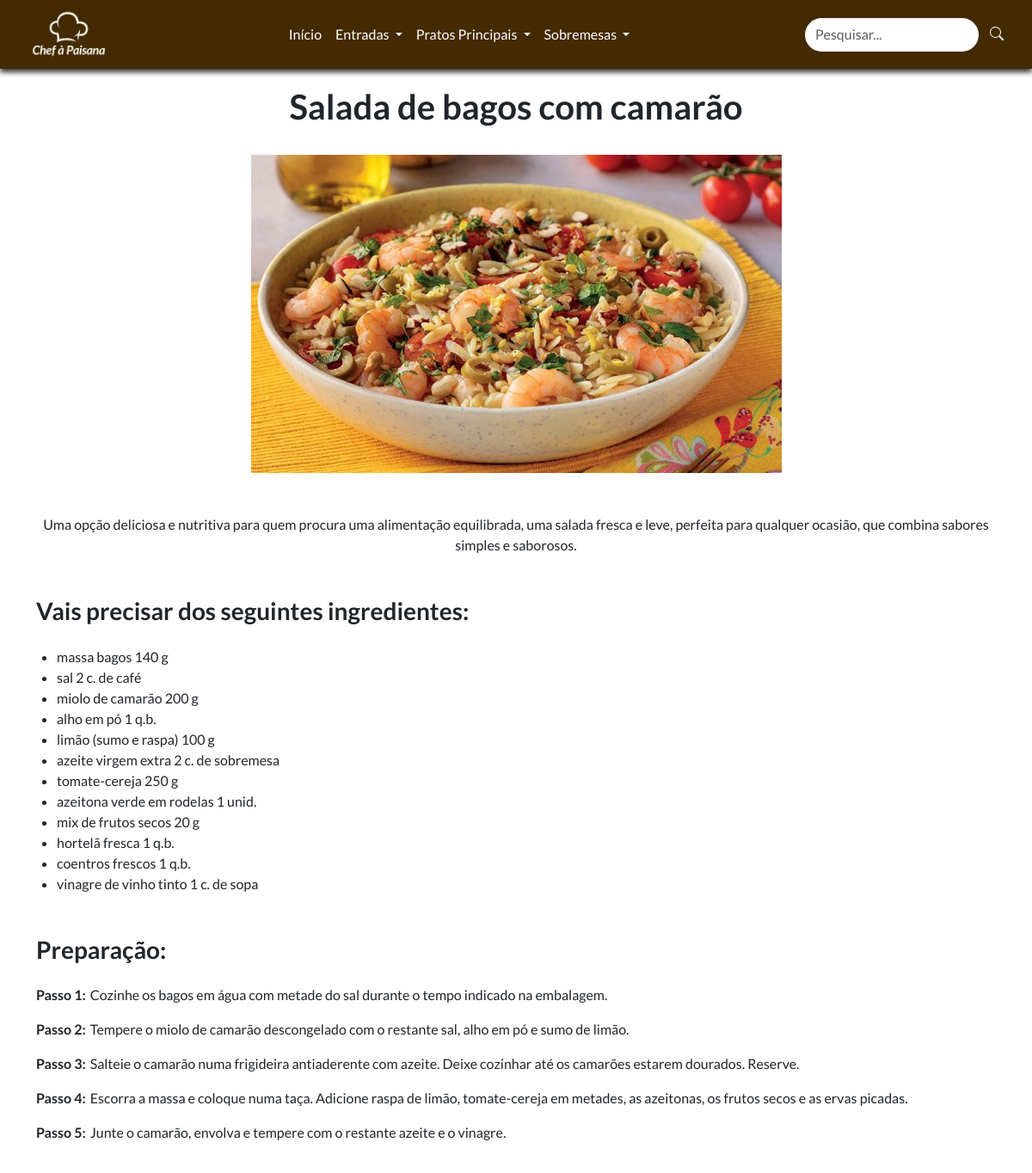
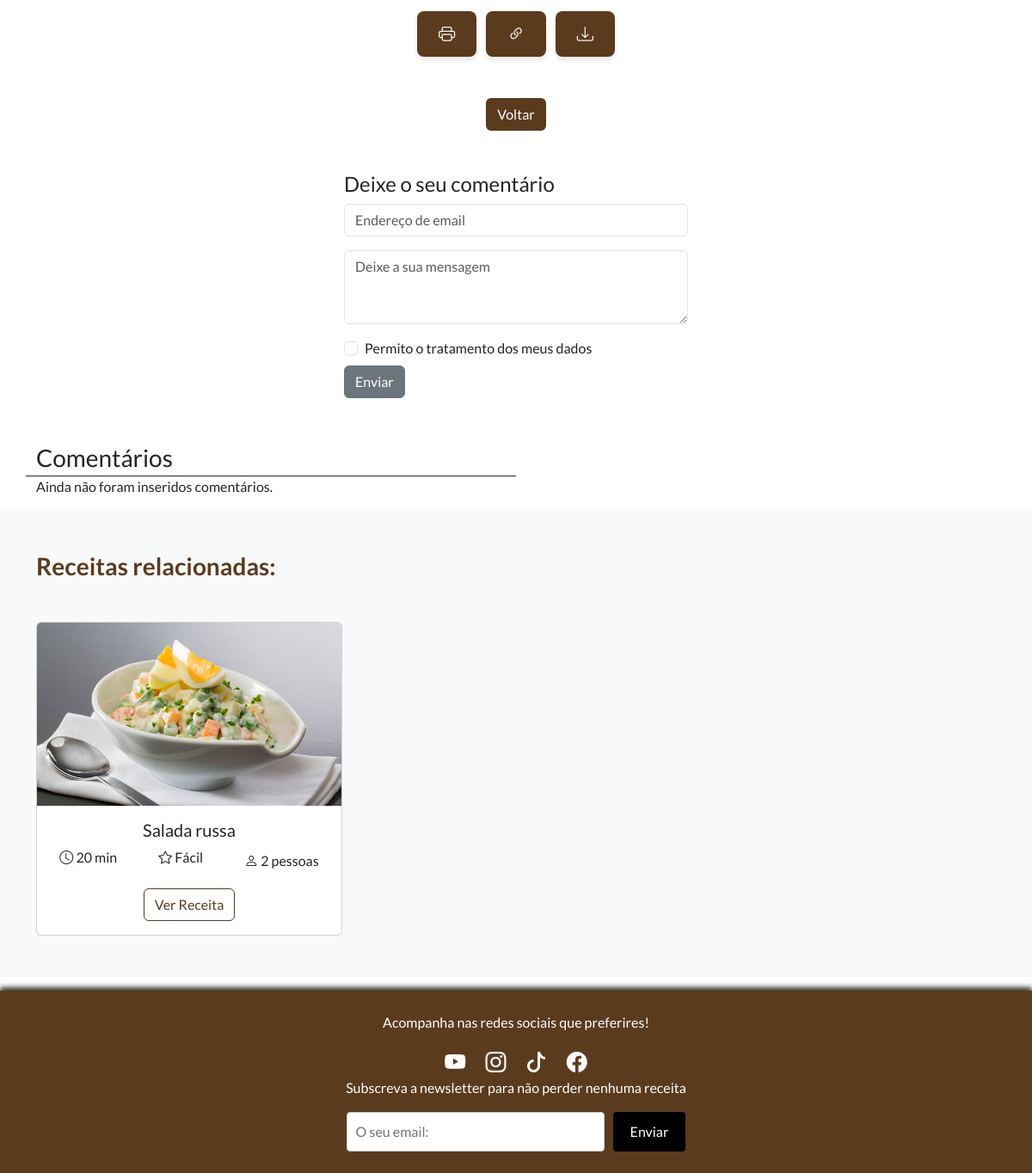
The page /receita.php?id=11 on the database its author committed (2 pictures, top to bottom).
### tables this page shows
CREATE TABLE IF NOT EXISTS `receitas` (
  `id` int(11) unsigned NOT NULL AUTO_INCREMENT,
  `imagem` varchar(128) DEFAULT NULL,
  `titulo` varchar(50) DEFAULT NULL,
  `ingredientes` text DEFAULT NULL,
  `temp_prep` int(11) DEFAULT NULL,
  `preparacao` longtext DEFAULT NULL,
  `dificuldade` varchar(50) DEFAULT NULL,
  `n_pessoas` int(11) DEFAULT NULL,
  `tipo_receita` varchar(50) DEFAULT NULL,
  `descricao` text DEFAULT NULL,
  PRIMARY KEY (`id`)
);

### receita.php (the view, shortened to what this page needs)
<?php
require('includes/connections.php');
$id = isset($_GET['id']) ? intval($_GET['id']) : 0;
$sql = 'SELECT * FROM receitas WHERE id = :id';
$stmt = $dbh->prepare($sql);
$stmt->execute([':id' => $id]);
$receita = $stmt->fetch(PDO::FETCH_ASSOC);
$tipoReceitaAtual = $receita['tipo_receita'];
$sqlRelacionadas = 'SELECT * FROM receitas WHERE tipo_receita = :tipo_receita AND id != :id LIMIT 3';
$stmtRelacionadas = $dbh->prepare($sqlRelacionadas);
$stmtRelacionadas->execute([':tipo_receita' => $tipoReceitaAtual, ':id' => $receita['id']]);
$receitasRelacionadas = $stmtRelacionadas->fetchAll(PDO::FETCH_ASSOC);
?>
<!DOCTYPE html>
<html lang="pt">
<head>
    <?php require ('includes/linkscss.php') ?>
</head>
<body>
<?php require ('includes/header.php') ?>
<?php require ('includes/connections.php') ?>
<div id="parteImprimir" class="container mt-4 mb-5">
    <div class="text-center">
        <h1 class="fw-bold" style="margin-top: 100px"><?php echo $receita['titulo']; ?></h1>
        <img src="imgs/<?php echo $receita['imagem']; ?>" alt="<?php echo $receita['titulo']; ?>" class="img-fluid my-4">
        <p class="mt-4"><?php echo htmlspecialchars($receita['descricao']); ?></p>
        <h3 style="text-align: left" class="fw-bold mt-5 mb-4">Vais precisar dos seguintes ingredientes:</h3>
        <ul class="list-group ms-4">
            <?php
            $ingredientes = explode(',', $receita['ingredientes']);
            foreach ($ingredientes as $ingrediente): ?>
                <li style="text-align: left"><?php echo trim($ingrediente); ?></li>
            <?php endforeach; ?>
        </ul>
        <h3 style="text-align: left" class="fw-bold mt-5 mb-4">Preparação:</h3>
        <div>
            <?php
            $preparacao = explode(';', $receita['preparacao']);
            foreach ($preparacao as $preparacao):
                preg_match('/(Passo \d+:)(.*)/', $preparacao, $matches);
                ?>
                <p style="text-align: left">
                    <strong><?php echo htmlspecialchars($matches[1]); ?></strong><span style="margin-left: 5px;"></span><?php echo htmlspecialchars(trim($matches[2])); ?>
                </p>
            <?php endforeach; ?>
        </div>
    </div>
</div>
          <div class="text-center mt-3 mb-5">
            <div class="tooltip-container">
                <button class="btn-print me-2" onclick="window.print()">
                    <i class="bi bi-printer"></i>
                </button>
            </div>
            <div class="tooltip-container">
                <button class="btn-copy me-2" onclick="copiarLink()">
                    <i class="bi bi-link-45deg"></i>
                </button>
            </div>
            <div class="tooltip-container">
                <button class="btn-download" onclick="downloadReceita()">
                    <i class="bi bi-download"></i>
                </button>
            </div>
        </div>
        <div class="text-center mt-1 mb-5">
            <button onclick="history.back()" class="btn" style="color: white; background-color: #5b3b1e;">Voltar</button>
        </div>
        <div style="width: 400px;" class="mt-3 mb-5 mx-auto">
            <h4>Deixe o seu comentário</h4>
            <form action="comentarioinserir.php" method="POST">
                <div class="mb-3">
                    <input type="email" name="email" class="form-control" placeholder="Endereço de email" required>
                </div>
                <div class="mb-3">
                    <textarea name="mensagem" class="form-control" rows="3" placeholder="Deixe a sua mensagem" required></textarea>
                </div>
                <div class="form-check mt-2 mb-2">
                    <input name="aceito" class="form-check-input" type="checkbox" value="1" id="com-check" required>
                    <label class="form-check-label" for="com-check">
                        Permito o tratamento dos meus dados
                    </label>
                </div>
                <button type="submit" class="btn btn-secondary">Enviar</button>
            </form>
        </div>
        <?php
        $sql = 'SELECT * FROM comentarios WHERE receitaId = :i ORDER BY id DESC';
        $stmt = $dbh->prepare($sql);
        $stmt->bindValue(':i', $id);
        $stmt->execute();
        if(!$stmt || $stmt->rowCount() == 0){
            $resultados = false;
        }else $resultados = true;
        ?>
        <div class="container">
            <div class="row">
                <div class="col-6 fs-3 border-bottom border-dark">Comentários</div>
            </div>
            <?php
            if($resultados){
                while($c = $stmt->fetchObject()){
            ?>
                    <div class="row">
                        <div class="col-auto">
                            <i class="bi bi-person-bounding-box" style="font-size:48px;"></i>
                        </div>
                        <div class="col p-3">
                            <div class="fw-light">Anónimo </div>
                            <div><?= $c->mensagem ?></div>
                        </div>
                    </div>
            <?php
                }
            }else{
                echo '<p>Ainda não foram inseridos comentários.</p>';
            }
            ?>
        </div>
        <section class="bg-light py-5">
            <div class="container">
                <h3 class="text-start fw-bold mb-5" style="color: #5b3b1e;">Receitas relacionadas:</h3>
                <div class="row g-4">
                    <?php if (!empty($receitasRelacionadas)): ?>
                    <?php foreach ($receitasRelacionadas as $receitaRelacionada): ?>
                    <div class="col-md-4">
                        <div class="card">
                            <img src="imgs/<?php echo $receitaRelacionada['imagem']; ?>" class="card-img-top" alt="<?php echo $receitaRelacionada['titulo']; ?>">
                            <div class="card-body text-center">
                                <h5 class="card-title"><?php echo $receitaRelacionada['titulo']; ?></h5>
                                <div class="d-flex justify-content-center align-items-center mb-3">
                                    <div class="me-5 mb-2"><i class="bi bi-clock"></i> <?php echo $receitaRelacionada['temp_prep']; ?> min</div>
                                    <div class="me-5 mb-2"><i class="bi bi-star"></i> <?php echo $receitaRelacionada['dificuldade']; ?></div>
                                    <div><i class="bi bi-person"></i> <?php echo $receitaRelacionada['n_pessoas']; ?> pessoas</div>
                                </div>
                                <a href="receita.php?id=<?php echo $receitaRelacionada['id']; ?>" class="btn"
                                    style="border: 1px solid #5b3b1e; color: #5b3b1e; background-color: transparent;"
                                    onmouseover="this.style.backgroundColor='#5b3b1e'; this.style.color='white';"
                                    onmouseout="this.style.backgroundColor='transparent'; this.style.color='#5b3b1e';">
                                    Ver Receita
                                </a>
                            </div>
                        </div>
                    </div>
                    <?php endforeach; ?>
                    <?php else: ?>
                    <h4>Nenhuma receita relacionada encontrada.</h4>
                    <?php endif; ?>
                </div>
            </div>
        </section>
<?php require ('includes/footer.php') ?>
</body>
</html>

### css/style.css (style rules this page uses)
* { margin: 0; padding: 0; text-decoration: none; scroll-behavior: smooth; font-family: 'Lato', sans-serif; }
.btn-print, .btn-copy, .btn-download { background-color: #5b3b1e; color: white; padding: 12px 25px; font-size: 1.2rem; border: none; border-radius: 8px; cursor: pointer; text-transform: uppercase; transition: all 0.3s ease; box-shadow: 0 4px 6px rgba(0, 0, 0, 0.1); }
.tooltip-container { position: relative; display: inline-block; }

### includes/footer.php (style rules this page uses)
html, body { height: 100%; margin: 0; }

### rows shown on the page
receitas: titulo "Salada de bagos com camarão", imagem (picture), descricao "Uma opção deliciosa e nutritiva para quem procura uma alimentação equilibrada, uma salada fresca e leve, perfeita para qualquer ocasião, que combina sabores simples e saborosos.", ingredientes "massa bagos 140 g", ingredientes "sal 2 c. de café", ingredientes "miolo de camarão 200 g", ingredientes "alho em pó 1 q.b.", ingredientes "limão (sumo e raspa) 100 g", ingredientes "azeite virgem extra 2 c. de sobremesa", ingredientes "tomate-cereja 250 g", ingredientes "azeitona verde em rodelas 1 unid.", ingredientes "mix de frutos secos 20 g", ingredientes "hortelã fresca 1 q.b.", ingredientes "coentros frescos 1 q.b.", ingredientes "vinagre de vinho tinto 1 c. de sopa"
receitas: imagem (picture), titulo "Salada russa", temp_prep "20", dificuldade "Fácil", n_pessoas "2"

### other values the page prints
$matches[1] "Passo 1:"
$matches[2] "Cozinhe os bagos em água com metade do sal durante o tempo indicado na embalagem."
$matches[1] "Passo 2:"
$matches[2] "Tempere o miolo de camarão descongelado com o restante sal, alho em pó e sumo de limão."
$matches[1] "Passo 3:"
$matches[2] "Salteie o camarão numa frigideira antiaderente com azeite. Deixe cozinhar até os camarões estarem dourados. Reserve."
$matches[1] "Passo 4:"
$matches[2] "Escorra a massa e coloque numa taça. Adicione raspa de limão, tomate-cereja em metades, as azeitonas, os frutos secos e as ervas picadas."
$matches[1] "Passo 5:"
$matches[2] "Junte o camarão, envolva e tempere com o restante azeite e o vinagre."
